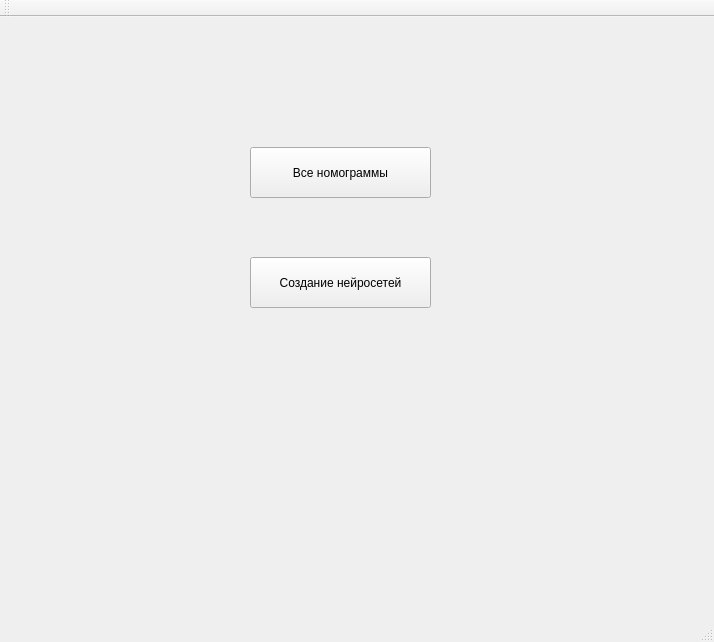
<?xml version="1.0" encoding="UTF-8"?>
<ui version="4.0">
 <class>NomogrammCalculatorClass</class>
 <widget class="QMainWindow" name="NomogrammCalculatorClass">
  <property name="geometry">
   <rect>
    <x>0</x>
    <y>0</y>
    <width>714</width>
    <height>642</height>
   </rect>
  </property>
  <property name="windowTitle">
   <string>NomogrammCalculator</string>
  </property>
  <widget class="QWidget" name="centralWidget">
   <widget class="QPushButton" name="allNomogrammsBtn">
    <property name="geometry">
     <rect>
      <x>250</x>
      <y>130</y>
      <width>181</width>
      <height>51</height>
     </rect>
    </property>
    <property name="text">
     <string>Все номограммы</string>
    </property>
   </widget>
   <widget class="QPushButton" name="createNNBtn">
    <property name="geometry">
     <rect>
      <x>250</x>
      <y>240</y>
      <width>181</width>
      <height>51</height>
     </rect>
    </property>
    <property name="text">
     <string>Создание нейросетей</string>
    </property>
   </widget>
  </widget>
  <widget class="QMenuBar" name="menuBar">
   <property name="geometry">
    <rect>
     <x>0</x>
     <y>0</y>
     <width>714</width>
     <height>21</height>
    </rect>
   </property>
  </widget>
  <widget class="QToolBar" name="mainToolBar">
   <attribute name="toolBarArea">
    <enum>TopToolBarArea</enum>
   </attribute>
   <attribute name="toolBarBreak">
    <bool>false</bool>
   </attribute>
  </widget>
  <widget class="QStatusBar" name="statusBar"/>
 </widget>
 <layoutdefault spacing="6" margin="11"/>
 <resources>
  <include location="main_ui_resources.qrc"/>
 </resources>
 <connections/>
</ui>
